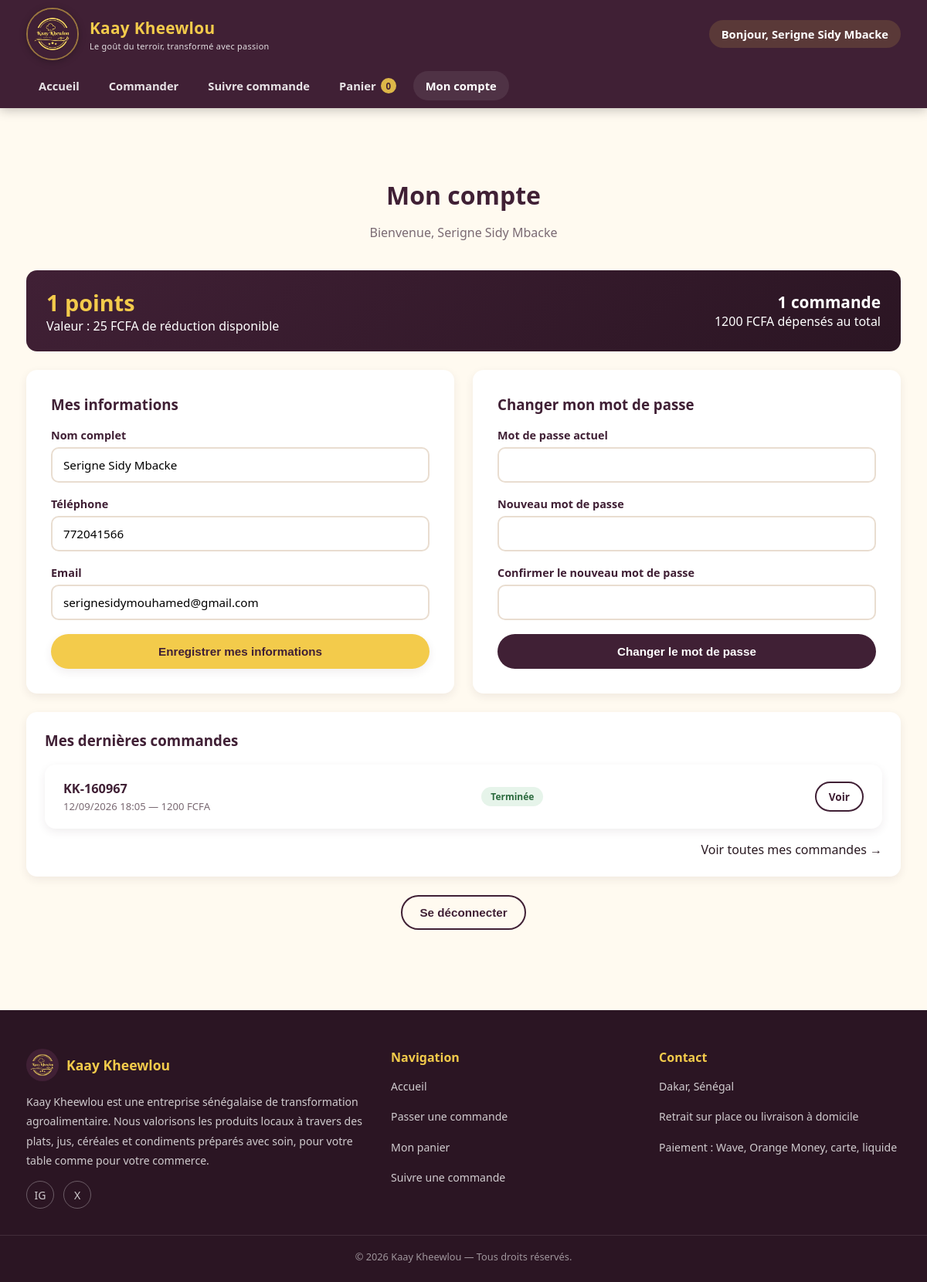
Screenshot of /compte/ (signed in) with the database file from the repository.
### monapp/models.py (models this page shows, shortened)
class ProfilClient(models.Model):
    user = models.OneToOneField(settings.AUTH_USER_MODEL, on_delete=models.CASCADE, related_name='profil_client')
    telephone = models.CharField(max_length=30, unique=True)
    adresse = models.CharField(max_length=255, blank=True)
    points = models.PositiveIntegerField(default=0, help_text="Points de fidélité cumulés")
    date_creation = models.DateTimeField(auto_now_add=True)
    class Meta:
        verbose_name = "Profil client"
        verbose_name_plural = "Profils clients"
    @property
    def valeur_points_fcfa(self):
        return self.points * settings.POINT_VALEUR_REDUCTION

class Commande(models.Model):
    STATUT_VALIDEE = 'validee'
    STATUT_PREPARATION = 'preparation'
    STATUT_LIVRAISON = 'livraison'
    STATUT_TERMINEE = 'terminee'
    STATUT_ANNULEE = 'annulee'
    STATUT_CHOICES = [
        (STATUT_VALIDEE, 'Commande validée'),
        (STATUT_PREPARATION, 'En préparation'),
        (STATUT_LIVRAISON, 'En livraison'),
        (STATUT_TERMINEE, 'Terminée'),
        (STATUT_ANNULEE, 'Annulée'),
    ]
    STATUT_POURCENTAGE = {
        STATUT_VALIDEE: 25,
        STATUT_PREPARATION: 50,
        STATUT_LIVRAISON: 75,
        STATUT_TERMINEE: 100,
        STATUT_ANNULEE: 0,
    }
    STATUTS_ANNULABLES = (STATUT_VALIDEE, STATUT_PREPARATION)
    MODE_RETRAIT = 'retrait'
    MODE_LIVRAISON = 'livraison'
    MODE_RECEPTION_CHOICES = [
        (MODE_RETRAIT, 'Retrait sur place'),
        (MODE_LIVRAISON, 'Livraison à domicile'),
    ]
    PAIEMENT_WAVE = 'wave'
    PAIEMENT_OM = 'orange_money'
    PAIEMENT_CARTE = 'carte'
    PAIEMENT_LIQUIDE = 'liquide'
    PAIEMENT_CHOICES = [
        (PAIEMENT_WAVE, 'Wave'),
        (PAIEMENT_OM, 'Orange Money'),
        (PAIEMENT_CARTE, 'Carte bancaire'),
        (PAIEMENT_LIQUIDE, 'Liquide (paiement à la livraison)'),
    ]
    numero = models.CharField(max_length=20, unique=True, default=generer_numero_commande, editable=False)
    utilisateur = models.ForeignKey(
        settings.AUTH_USER_MODEL, on_delete=models.SET_NULL, null=True, blank=True, related_name='commandes'
    )
    client_nom = models.CharField(max_length=120)
    client_telephone = models.CharField(max_length=30)
    client_email = models.EmailField(blank=True)
    client_adresse = models.CharField(max_length=255, blank=True)
    mode_reception = models.CharField(max_length=15, choices=MODE_RECEPTION_CHOICES, default=MODE_RETRAIT)
    mode_paiement = models.CharField(max_length=15, choices=PAIEMENT_CHOICES, default=PAIEMENT_LIQUIDE)
    sous_total = models.DecimalField(max_digits=12, decimal_places=0, default=0)
    frais_livraison = models.DecimalField(max_digits=10, decimal_places=0, default=0)
    points_utilises = models.PositiveIntegerField(default=0)
    reduction_points = models.DecimalField(max_digits=10, decimal_places=0, default=0)
    total = models.DecimalField(max_digits=12, decimal_places=0, default=0)
    points_credites = models.BooleanField(default=False, help_text="Les points de fidélité ont déjà été crédités pour cette commande")
    statut = models.CharField(max_length=15, choices=STATUT_CHOICES, default=STATUT_VALIDEE)
    note = models.TextField(blank=True, help_text="Précisions du client sur la commande")
    date_creation = models.DateTimeField(default=timezone.now)
    date_maj = models.DateTimeField(auto_now=True)
    class Meta:
        verbose_name = "Commande"
        verbose_name_plural = "Commandes"
        ordering = ['-date_creation']

### monapp/views.py (the view, shortened to what this page needs)
# urls.py: path('compte/', views.compte_vue, name='compte'),
@login_required(login_url='monapp:compte_connexion')
def compte_vue(request):
    if request.user.is_staff:
        return redirect('monapp:admin_dashboard')
    profil = getattr(request.user, 'profil_client', None)
    profil_form = ProfilForm(user=request.user, initial={
        'nom': request.user.first_name,
        'telephone': profil.telephone if profil else '',
        'email': request.user.email,
    })
    mdp_form = ChangerMotDePasseForm(user=request.user)
    commandes_qs = Commande.objects.filter(utilisateur=request.user)
    nb_commandes = commandes_qs.count()
    total_depense = commandes_qs.exclude(statut=Commande.STATUT_ANNULEE).aggregate(total=Sum('total'))['total'] or 0
    dernieres_commandes = commandes_qs.order_by('-date_creation')[:5]
    return render(request, 'src/compte.html', {
        'profil': profil,
        'profil_form': profil_form,
        'mdp_form': mdp_form,
        'nb_commandes': nb_commandes,
        'total_depense': total_depense,
        'dernieres_commandes': dernieres_commandes,
    })

### monapp/forms.py (shortened to what this page needs)
class ProfilForm(forms.Form):
    nom = forms.CharField(label="Nom complet", max_length=120)
    telephone = forms.CharField(label="Téléphone", max_length=30)
    email = forms.EmailField(label="Email (facultatif)", required=False)
    def __init__(self, *args, user=None, **kwargs):
        self.user = user
        super().__init__(*args, **kwargs)

class ChangerMotDePasseForm(forms.Form):
    ancien_mot_de_passe = forms.CharField(label="Mot de passe actuel", widget=forms.PasswordInput)
    password1 = forms.CharField(label="Nouveau mot de passe", widget=forms.PasswordInput)
    password2 = forms.CharField(label="Confirmer le nouveau mot de passe", widget=forms.PasswordInput)
    def __init__(self, *args, user=None, **kwargs):
        self.user = user
        super().__init__(*args, **kwargs)

### monapp/cart.py (called while the page is built, shortened)
    def __iter__(self):
        ids = self.panier.keys()
        produits = Produit.objects.filter(id__in=ids)
        produits_par_id = {str(p.id): p for p in produits}

    def __len__(self):
        return sum(item['quantite'] for item in self.panier.values())

    def get_total(self):
        return sum((item['sous_total'] for item in self), Decimal('0'))

### monapp/context_processors.py (called while the page is built)
def panier_context(request):
    panier = Panier(request)
    return {
        'panier_nb_articles': len(panier),
        'panier_total': panier.get_total(),
    }

### monapp/templates/src/compte.html (shortened to what this page needs)
{% extends "src/base_client.html" %}
{% block contenu %}
<section class="section">
  <div class="container">
    <h1 class="section-title">Mon compte</h1>
    <p class="section-subtitle">Bienvenue, {{ request.user.first_name|default:request.user.username }}</p>
    <div class="carte-points">
      <div>
        <div class="valeur">{{ profil.points|default:0 }} points</div>
        <div>Valeur : {{ profil.valeur_points_fcfa|default:0 }} FCFA de réduction disponible</div>
      </div>
      <div style="text-align:right;">
        <div style="font-size:1.3rem;font-weight:800;">{{ nb_commandes }} commande{{ nb_commandes|pluralize }}</div>
        <div>{{ total_depense }} FCFA dépensés au total</div>
      </div>
    </div>
    <div class="grille-2">
      <div class="carte-form" style="margin:0;">
        <h3 style="margin-top:0;color:#402035;">Mes informations</h3>
        <form method="post">
          <div class="champ">
            <label for="{{ profil_form.nom.id_for_label }}">Nom complet</label>
            {{ profil_form.nom }}
          </div>
          <div class="champ">
            <label for="{{ profil_form.telephone.id_for_label }}">Téléphone</label>
            {{ profil_form.telephone }}
          </div>
          <div class="champ">
            <label for="{{ profil_form.email.id_for_label }}">Email</label>
            {{ profil_form.email }}
          </div>
          <button type="submit" class="btn btn-primary btn-block">Enregistrer mes informations</button>
        </form>
      </div>
      <div class="carte-form" style="margin:0;">
        <h3 style="margin-top:0;color:#402035;">Changer mon mot de passe</h3>
        <form method="post">
          <div class="champ">
            <label for="{{ mdp_form.ancien_mot_de_passe.id_for_label }}">{{ mdp_form.ancien_mot_de_passe.label }}</label>
            {{ mdp_form.ancien_mot_de_passe }}
          </div>
          <div class="champ">
            <label for="{{ mdp_form.password1.id_for_label }}">{{ mdp_form.password1.label }}</label>
            {{ mdp_form.password1 }}
          </div>
          <div class="champ">
            <label for="{{ mdp_form.password2.id_for_label }}">{{ mdp_form.password2.label }}</label>
            {{ mdp_form.password2 }}
          </div>
          <button type="submit" class="btn btn-dark btn-block">Changer le mot de passe</button>
        </form>
      </div>
    </div>
    <div class="panneau" style="background:#fff;border-radius:14px;padding:24px;box-shadow:0 4px 12px rgba(64,32,53,.08);margin-top:24px;">
      <h3 style="margin-top:0;color:#402035;">Mes dernières commandes</h3>
      {% if dernieres_commandes %}
        {% for commande in dernieres_commandes %}
        <div class="commande-carte">
          <div class="infos">
            <strong>{{ commande.numero }}</strong>
            <span>{{ commande.date_creation|date:"d/m/Y H:i" }} — {{ commande.total }} FCFA</span>
          </div>
          <span class="statut-badge statut-{{ commande.statut }}">{{ commande.get_statut_display }}</span>
          <div class="actions">
            <a href="{% url 'monapp:suivi_commande' commande.numero %}" class="btn btn-outline btn-sm">Voir</a>
          </div>
        </div>
        {% endfor %}
        <p style="text-align:right;margin-bottom:0;"><a href="{% url 'monapp:suivre_commande' %}">Voir toutes mes commandes &rarr;</a></p>
      {% else %}
        <p class="vide-etat">Vous n'avez pas encore passé de commande.</p>
      {% endif %}
    </div>
    <div class="text-center" style="margin-top:24px;">
      <form method="post" action="{% url 'monapp:compte_deconnexion' %}">
        <button type="submit" class="btn btn-outline">Se déconnecter</button>
      </form>
    </div>
  </div>
</section>
{% endblock %}

### monapp/templates/src/base_client.html (shortened to what this page needs)
{% load static %}
<!DOCTYPE html>
<html lang="fr">
<head>
  <link rel="stylesheet" href="{% static 'css/style.css' %}">
</head>
<body>
  <header class="navbar">
    <div class="container">
      <a href="{% url 'monapp:accueil' %}" class="navbar-brand">
        <img src="{% static 'ressources/logo.png' %}" alt="Logo Kaay Kheewlou">
        <span>Kaay Kheewlou<small>Le goût du terroir, transformé avec passion</small></span>
      </a>
      {% if user.is_authenticated and not user.is_staff %}
        <span class="navbar-salutation">Bonjour, {{ user.first_name|default:user.username }}</span>
      {% endif %}
      <nav class="navbar-links">
        <a href="{% url 'monapp:accueil' %}" class="{% if request.resolver_match.url_name == 'accueil' %}active{% endif %}">Accueil</a>
        <a href="{% url 'monapp:commande' %}" class="{% if request.resolver_match.url_name == 'commande' %}active{% endif %}">Commander</a>
        <a href="{% url 'monapp:suivre_commande' %}" class="{% if request.resolver_match.url_name == 'suivre_commande' or request.resolver_match.url_name == 'suivi_commande' %}active{% endif %}">Suivre commande</a>
        <a href="{% url 'monapp:panier' %}" class="cart-link {% if request.resolver_match.url_name == 'panier' %}active{% endif %}">
          Panier
          <span class="badge-count" data-panier-badge>{{ panier_nb_articles }}</span>
        </a>
        {% if user.is_authenticated and not user.is_staff %}
          <a href="{% url 'monapp:compte' %}" class="{% if request.resolver_match.url_name == 'compte' %}active{% endif %}">Mon compte</a>
        {% else %}
          <a href="{% url 'monapp:compte_connexion' %}" class="{% if 'compte' in request.resolver_match.url_name %}active{% endif %}">Connexion</a>
        {% endif %}
      </nav>
    </div>
  </header>
  <main>
    {% block contenu %}{% endblock %}
  </main>
  <footer class="footer">
    <div class="container">
      <div>
        <div class="footer-brand">
          <img src="{% static 'ressources/logo.png' %}" alt="Logo Kaay Kheewlou">
          <strong>Kaay Kheewlou</strong>
        </div>
        <p>Kaay Kheewlou est une entreprise sénégalaise de transformation agroalimentaire. Nous valorisons les produits locaux à travers des plats, jus, céréales et condiments préparés avec soin, pour votre table comme pour votre commerce.</p>
        <div class="footer-social">
          <a href="https://www.instagram.com/kaay_kheewlou" target="_blank" rel="noopener" aria-label="Instagram">IG</a>
          <a href="https://x.com/kaaykheewlou" target="_blank" rel="noopener" aria-label="X / Twitter">X</a>
        </div>
      </div>
      <div>
        <h4>Navigation</h4>
        <p><a href="{% url 'monapp:accueil' %}">Accueil</a></p>
        <p><a href="{% url 'monapp:commande' %}">Passer une commande</a></p>
        <p><a href="{% url 'monapp:panier' %}">Mon panier</a></p>
        <p><a href="{% url 'monapp:suivre_commande' %}">Suivre une commande</a></p>
      </div>
      <div>
        <h4>Contact</h4>
        <p>Dakar, Sénégal</p>
        <p>Retrait sur place ou livraison à domicile</p>
        <p>Paiement : Wave, Orange Money, carte, liquide</p>
      </div>
    </div>
    <div class="footer-bottom">&copy; {% now "Y" %} Kaay Kheewlou — Tous droits réservés.</div>
  </footer>
</body>
</html>

### rows the page displays
ProfilClient: points "1", valeur_points_fcfa "25", telephone "772041566"
Commande: numero "KK-160967", date_creation "12/09/2026 18:05", total "1200", statut "Terminée"

### other values shown
{{ user.first_name|default:user.username }} "Serigne Sidy Mbacke"
{{ panier_nb_articles }} "0"
{{ request.user.first_name|default:request.user.username }} "Serigne Sidy Mbacke"
{{ nb_commandes }} "1"
{{ total_depense }} "1200"
{{ mdp_form.ancien_mot_de_passe.label }} "Mot de passe actuel"
{{ mdp_form.password1.label }} "Nouveau mot de passe"
{{ mdp_form.password2.label }} "Confirmer le nouveau mot de passe"
